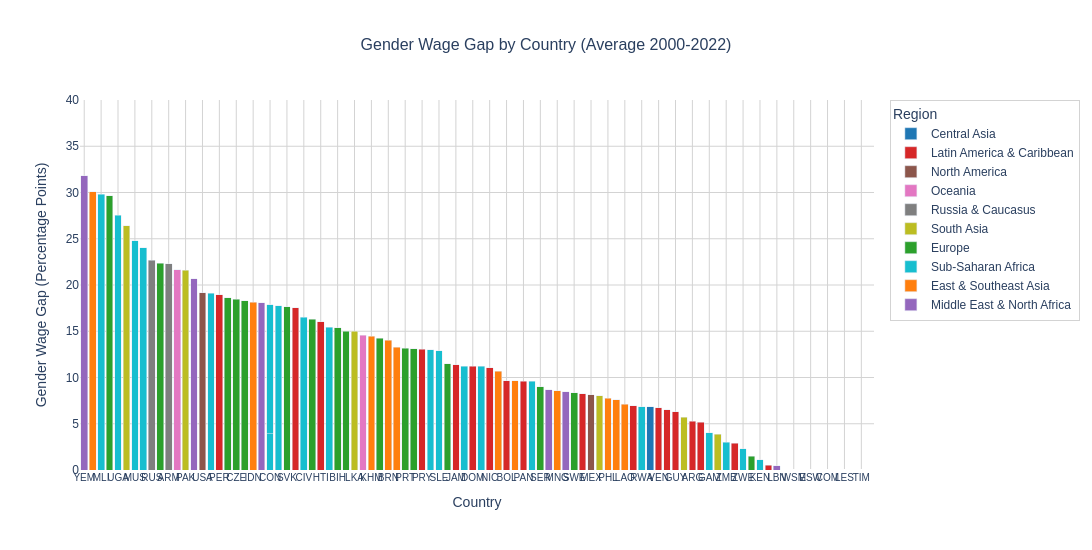

Notebook source saved alongside this figure:
### Markdown cell above
## Gender Wage Gap by Country

### Code cell
# Gender Wage Gap by Country (OECD Style)
def get_country_code(name):
    overrides = {
        'Korea, Republic of': 'KOR', 'Russian Federation': 'RUS',
        'Yemen, Republic of': 'YEM', 'Ethiopia, The Federal Democratic Republic of': 'ETH',
        'Belarus, Republic of': 'BLR', 'Turkiye, Republic of': 'TUR',
        'Netherlands, The': 'NLD', 'Poland, Republic of': 'POL',
        'Slovak Republic': 'SVK', 'Kosovo, Republic of': 'XKX',
    }
    if name in overrides:
        return overrides[name]
    try:
        return pycountry.countries.search_fuzzy(name)[0].alpha_3
    except:
        return name[:3].upper()

wage_gap_sorted['code'] = wage_gap_sorted['COUNTRY'].apply(get_country_code)
fig = go.Figure()
for region in wage_gap_sorted['REGION'].unique():
    region_data = wage_gap_sorted[wage_gap_sorted['REGION'] == region]
    fig.add_trace(go.Bar(
        x=region_data['code'], y=region_data['wage_gap'], name=region,
        marker_color=region_colors.get(region, 'grey'),
        hovertemplate='<b>%{customdata}</b><br>Wage Gap: %{y:.1f}%<extra></extra>',
        customdata=region_data['COUNTRY']
    ))
fig.update_layout(
    height=550, width=1200, barmode='stack', plot_bgcolor='white', paper_bgcolor='white',
    font=dict(family='Arial', size=12),
    title=dict(text='Gender Wage Gap by Country (Average 2000-2022)', font=dict(size=16), x=0.5),
    xaxis=dict(title='Country', categoryorder='array',
               categoryarray=wage_gap_sorted['code'].tolist(), tickangle=0,
               gridcolor='lightgrey', tickfont=dict(size=10)),
    yaxis=dict(title='Gender Wage Gap (Percentage Points)', gridcolor='lightgrey',
               range=[0, 40], tickmode='linear', tick0=0, dtick=5),
    legend=dict(title='Region', bgcolor='white', bordercolor='lightgrey', borderwidth=1)
)
fig.show()

### Figure 1 — Plotly figure (JSON) as saved in the notebook; plotly's stock layout.template omitted (floating-point values rounded to 4 significant figures)
{"data": [{"customdata": ["Yemen, Republic of", "West Bank and Gaza", "Israel", "Jordan", "Egypt, Arab Republic of", "Lebanon"], "hovertemplate": "<b>%{customdata}</b><br>Wage Gap: %{y:.1f}%<extra></extra>", "marker": {"color": "#9467bd"}, "name": "Middle East & North Africa", "type": "bar", "x": ["YEM", "WES", "ISR", "JOR", "EGY", "LBN"], "y": [31.83, 20.69, 18.1, 8.682, 8.443, 0.4724]}, {"customdata": ["Korea, Republic of", "Indonesia", "Cambodia", "Brunei Darussalam", "Malaysia", "Myanmar", "Vietnam", "Mongolia", "Philippines", "Thailand", "Lao People's Democratic Republic", "Timor-Leste, Democratic Republic of"], "hovertemplate": "<b>%{customdata}</b><br>Wage Gap: %{y:.1f}%<extra></extra>", "marker": {"color": "#ff7f0e"}, "name": "East & Southeast Asia", "type": "bar", "x": ["KOR", "IDN", "KHM", "BRN", "MYS", "MMR", "VNM", "MNG", "PHL", "THA", "LAO", "TIM"], "y": [30.08, 18.12, 14.47, 14.03, 13.25, 10.67, 9.643, 8.584, 7.775, 7.588, 7.087, -68.96]}, {"customdata": ["Mali", "Uganda", "Mauritius", "Ethiopia, The Federal Democratic Republic of", "Ghana", "Congo, Democratic Republic of the", "Senegal", "Côte d'Ivoire", "Namibia", "Nigeria", "Sierra Leone", "Botswana", "Madagascar, Republic of", "South Africa", "Rwanda", "Gambia, The", "Zambia", "Zimbabwe", "Kenya", "Tanzania, United Republic of", "Eswatini, Kingdom of", "Congo, Republic of", "Comoros, Union of the", "Lesotho, Kingdom of", "Liberia", "Malawi"], "hovertemplate": "<b>%{customdata}</b><br>Wage Gap: %{y:.1f}%<extra></extra>", "marker": {"color": "#17becf"}, "name": "Sub-Saharan Africa", "type": "bar", "x": ["MLI", "UGA", "MUS", "ETH", "GHA", "CON", "SEN", "CIV", "NAM", "NGA", "SLE", "BWA", "MAD", "ZAF", "RWA", "GAM", "ZMB", "ZWE", "KEN", "TZA", "ESW", "CON", "COM", "LES", "LBR", "MWI"], "y": [29.79, 27.55, 24.8, 24.0, 19.1, 17.87, 17.77, 16.54, 15.42, 13.01, 12.92, 11.22, 11.19, 9.593, 6.83, 4.011, 2.978, 2.3, 1.096, -7.601, -9.607, -13.89, -21.33, -29.26, -51.21, -175.3]}, {"customdata": ["Albania", "Belarus, Republic of", "Austria", "Czech Republic", "Ukraine", "Slovak Republic", "Spain", "Bosnia and Herzegovina", "United Kingdom", "Lithuania, Republic of", "Portugal", "Finland", "Türkiye, Republic of", "Serbia, Republic of", "Sweden", "Romania"], "hovertemplate": "<b>%{customdata}</b><br>Wage Gap: %{y:.1f}%<extra></extra>", "marker": {"color": "#2ca02c"}, "name": "Europe", "type": "bar", "x": ["ALB", "BLR", "AUT", "CZE", "UKR", "SVK", "ESP", "BIH", "GBR", "LIT", "PRT", "FIN", "TÜR", "SER", "SWE", "ROU"], "y": [29.64, 22.36, 18.64, 18.45, 18.32, 17.64, 16.3, 15.38, 15.02, 14.25, 13.17, 13.13, 11.46, 8.998, 8.336, 1.488]}, {"customdata": ["India", "Pakistan", "Sri Lanka", "Nepal", "Maldives", "Bangladesh", "Afghanistan, Islamic Republic of"], "hovertemplate": "<b>%{customdata}</b><br>Wage Gap: %{y:.1f}%<extra></extra>", "marker": {"color": "#bcbd22"}, "name": "South Asia", "type": "bar", "x": ["IND", "PAK", "LKA", "NPL", "MDV", "BGD", "AFG"], "y": [26.4, 21.59, 15.0, 8.018, 5.719, 3.867, -27.92]}, {"customdata": ["Russian Federation", "Armenia, Republic of"], "hovertemplate": "<b>%{customdata}</b><br>Wage Gap: %{y:.1f}%<extra></extra>", "marker": {"color": "#7f7f7f"}, "name": "Russia & Caucasus", "type": "bar", "x": ["RUS", "ARM"], "y": [22.66, 22.29]}, {"customdata": ["Vanuatu", "Tonga", "Samoa", "Marshall Islands, Republic of the"], "hovertemplate": "<b>%{customdata}</b><br>Wage Gap: %{y:.1f}%<extra></extra>", "marker": {"color": "#e377c2"}, "name": "Oceania", "type": "bar", "x": ["VUT", "TON", "WSM", "MAR"], "y": [21.64, 14.55, -5.198, -12.68]}, {"customdata": ["United States", "Mexico"], "hovertemplate": "<b>%{customdata}</b><br>Wage Gap: %{y:.1f}%<extra></extra>", "marker": {"color": "#8c564b"}, "name": "North America", "type": "bar", "x": ["USA", "MEX"], "y": [19.14, 8.147]}, {"customdata": ["Peru", "Chile", "Haiti", "Paraguay", "Jamaica", "Dominican Republic", "Nicaragua", "Bolivia", "Panama", "Ecuador", "Costa Rica", "Venezuela, República Bolivariana de", "Brazil", "Guyana", "Argentina", "Guatemala", "El Salvador", "Honduras", "Belize"], "hovertemplate": "<b>%{customdata}</b><br>Wage Gap: %{y:.1f}%<extra></extra>", "marker": {"color": "#d62728"}, "name": "Latin America & Caribbean", "type": "bar", "x": ["PER", "CHL", "HTI", "PRY", "JAM", "DOM", "NIC", "BOL", "PAN", "ECU", "CRI", "VEN", "BRA", "GUY", "ARG", "GTM", "SLV", "HND", "BLZ"], "y": [18.97, 17.56, 16.04, 13.06, 11.4, 11.22, 11.05, 9.672, 9.608, 8.261, 6.97, 6.713, 6.525, 6.275, 5.286, 5.155, 2.918, 0.5281, -1.959]}, {"customdata": ["Tajikistan, Republic of"], "hovertemplate": "<b>%{customdata}</b><br>Wage Gap: %{y:.1f}%<extra></extra>", "marker": {"color": "#1f77b4"}, "name": "Central Asia", "type": "bar", "x": ["TAJ"], "y": [6.814]}], "layout": {"barmode": "stack", "font": {"family": "Arial", "size": 12}, "height": 550, "legend": {"bgcolor": "white", "bordercolor": "lightgrey", "borderwidth": 1, "title": {"text": "Region"}}, "paper_bgcolor": "white", "plot_bgcolor": "white", "title": {"font": {"size": 16}, "text": "Gender Wage Gap by Country (Average 2000-2022)", "x": 0.5}, "width": 1200, "xaxis": {"categoryarray": ["YEM", "KOR", "MLI", "ALB", "UGA", "IND", "MUS", "ETH", "RUS", "BLR", "ARM", "VUT", "PAK", "WES", "USA", "GHA", "PER", "AUT", "CZE", "UKR", "IDN", "ISR", "CON", "SEN", "SVK", "CHL", "CIV", "ESP", "HTI", "NAM", "BIH", "GBR", "LKA", "TON", "KHM", "LIT", "BRN", "MYS", "PRT", "FIN", "PRY", "NGA", "SLE", "TÜR", "JAM", "BWA", "DOM", "MAD", "NIC", "MMR", "BOL", "VNM", "PAN", "ZAF", "SER", "JOR", "MNG", "EGY", "SWE", "ECU", "MEX", "NPL", "PHL", "THA", "LAO", "CRI", "RWA", "TAJ", "VEN", "BRA", "GUY", "MDV", "ARG", "GTM", "GAM", "BGD", "ZMB", "SLV", "ZWE", "ROU", "KEN", "HND", "LBN", "BLZ", "WSM", "TZA", "ESW", "MAR", "CON", "COM", "AFG", "LES", "LBR", "TIM", "MWI"], "categoryorder": "array", "gridcolor": "lightgrey", "tickangle": 0, "tickfont": {"size": 10}, "title": {"text": "Country"}}, "yaxis": {"dtick": 5, "gridcolor": "lightgrey", "range": [0, 40], "tick0": 0, "tickmode": "linear", "title": {"text": "Gender Wage Gap (Percentage Points)"}}}}
